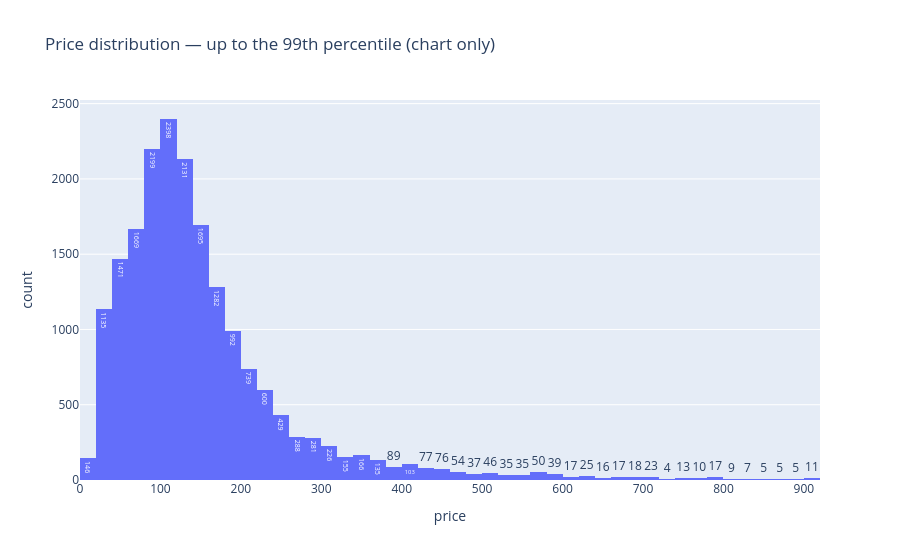
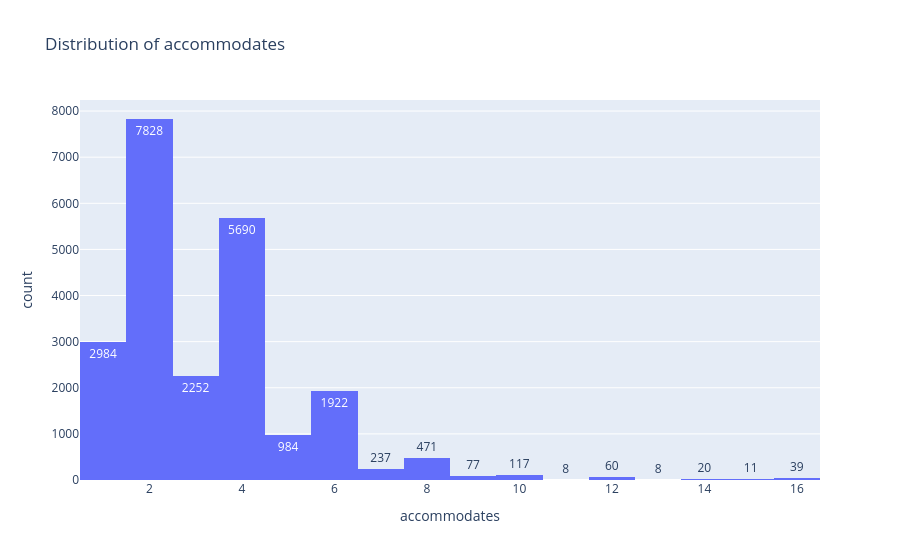
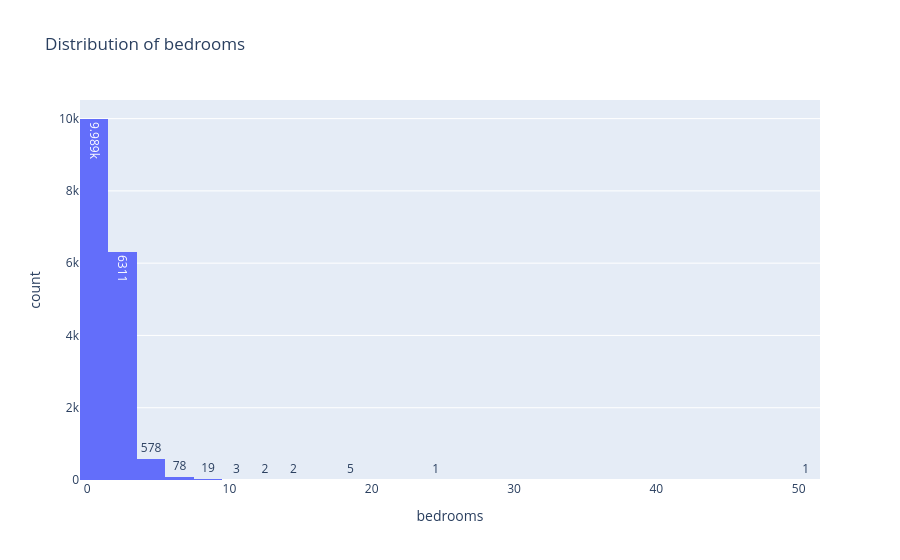
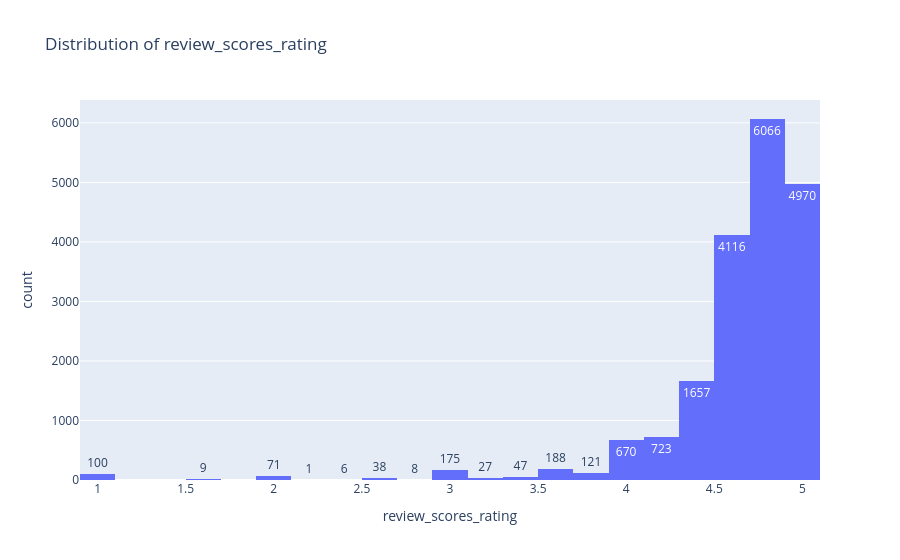

These figures' notebook cell, in order:
### Code cell
# Limit ONLY this histogram to the 99th percentile so typical prices are visible.
price_limit = priced['price'].quantile(0.99)
price_view = priced[priced['price'] <= price_limit]
print('Histogram upper limit:', round(price_limit, 2))
print('Listings above this limit (kept in all summaries):', len(priced) - len(price_view))
px.histogram(
    price_view, x='price', nbins=50, text_auto=True,
    title='Price distribution — up to the 99th percentile (chart only)'
).show()

for col in ['accommodates', 'bedrooms', 'review_scores_rating', 'number_of_reviews']:
    px.histogram(df, x=col, nbins=30, text_auto=True, title=f'Distribution of {col}').show()

### Figure 1 — Plotly figure (JSON) as saved in the notebook; plotly's stock layout.template omitted (floating-point values rounded to 4 significant figures; data arrays with more than 128 entries replaced by an {"elided": "..."} marker saying what was removed)
{"data": [{"bingroup": "x", "hovertemplate": "price=%{x}<br>count=%{y}<extra></extra>", "legendgroup": "", "marker": {"color": "#636efa", "pattern": {"shape": ""}}, "name": "", "nbinsx": 50, "orientation": "v", "showlegend": false, "texttemplate": "%{value}", "type": "histogram", "x": {"elided": "18980 float values"}, "xaxis": "x", "yaxis": "y"}], "layout": {"barmode": "relative", "legend": {"tracegroupgap": 0}, "title": {"text": "Price distribution — up to the 99th percentile (chart only)"}, "xaxis": {"anchor": "y", "domain": [0, 1], "title": {"text": "price"}}, "yaxis": {"anchor": "x", "domain": [0, 1], "title": {"text": "count"}}}}

### Figure 2 — Plotly figure (JSON) as saved in the notebook; plotly's stock layout.template omitted (floating-point values rounded to 4 significant figures; data arrays with more than 128 entries replaced by an {"elided": "..."} marker saying what was removed)
{"data": [{"bingroup": "x", "hovertemplate": "accommodates=%{x}<br>count=%{y}<extra></extra>", "legendgroup": "", "marker": {"color": "#636efa", "pattern": {"shape": ""}}, "name": "", "nbinsx": 30, "orientation": "v", "showlegend": false, "texttemplate": "%{value}", "type": "histogram", "x": {"elided": "22708 int values"}, "xaxis": "x", "yaxis": "y"}], "layout": {"barmode": "relative", "legend": {"tracegroupgap": 0}, "title": {"text": "Distribution of accommodates"}, "xaxis": {"anchor": "y", "domain": [0, 1], "title": {"text": "accommodates"}}, "yaxis": {"anchor": "x", "domain": [0, 1], "title": {"text": "count"}}}}

### Figure 3 — Plotly figure (JSON) as saved in the notebook; plotly's stock layout.template omitted (floating-point values rounded to 4 significant figures; data arrays with more than 128 entries replaced by an {"elided": "..."} marker saying what was removed)
{"data": [{"bingroup": "x", "hovertemplate": "bedrooms=%{x}<br>count=%{y}<extra></extra>", "legendgroup": "", "marker": {"color": "#636efa", "pattern": {"shape": ""}}, "name": "", "nbinsx": 30, "orientation": "v", "showlegend": false, "texttemplate": "%{value}", "type": "histogram", "x": {"elided": "22708 float values"}, "xaxis": "x", "yaxis": "y"}], "layout": {"barmode": "relative", "legend": {"tracegroupgap": 0}, "title": {"text": "Distribution of bedrooms"}, "xaxis": {"anchor": "y", "domain": [0, 1], "title": {"text": "bedrooms"}}, "yaxis": {"anchor": "x", "domain": [0, 1], "title": {"text": "count"}}}}

### Figure 4 — Plotly figure (JSON) as saved in the notebook; plotly's stock layout.template omitted (floating-point values rounded to 4 significant figures; data arrays with more than 128 entries replaced by an {"elided": "..."} marker saying what was removed)
{"data": [{"bingroup": "x", "hovertemplate": "review_scores_rating=%{x}<br>count=%{y}<extra></extra>", "legendgroup": "", "marker": {"color": "#636efa", "pattern": {"shape": ""}}, "name": "", "nbinsx": 30, "orientation": "v", "showlegend": false, "texttemplate": "%{value}", "type": "histogram", "x": {"elided": "22708 float values"}, "xaxis": "x", "yaxis": "y"}], "layout": {"barmode": "relative", "legend": {"tracegroupgap": 0}, "title": {"text": "Distribution of review_scores_rating"}, "xaxis": {"anchor": "y", "domain": [0, 1], "title": {"text": "review_scores_rating"}}, "yaxis": {"anchor": "x", "domain": [0, 1], "title": {"text": "count"}}}}
